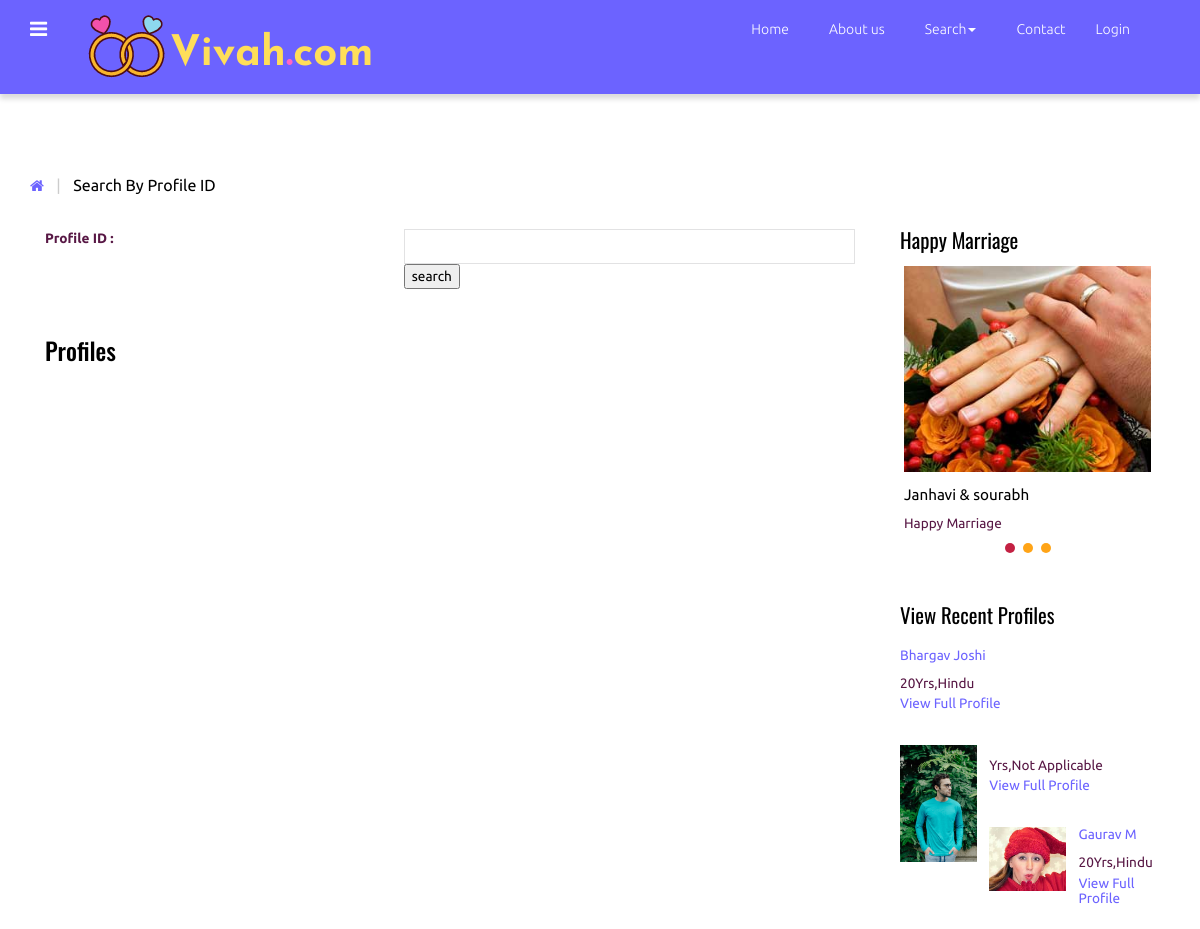
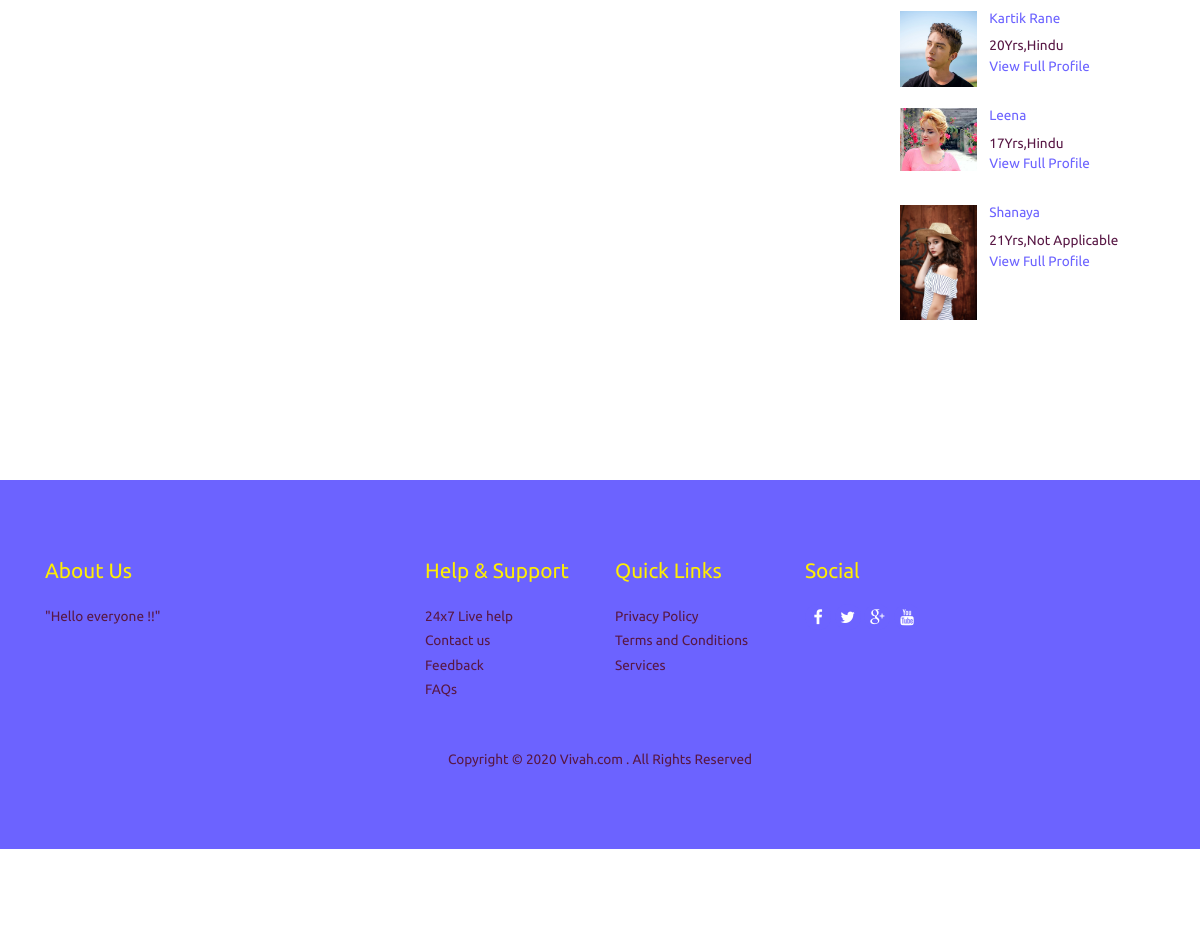
The page /search-id.php (signed in) on the database its author committed (2 pictures, top to bottom).
### tables this page shows
CREATE TABLE `customer` (
  `id` int(10) NOT NULL,
  `cust_id` int(5) NOT NULL,
  `email` varchar(60) NOT NULL,
  `age` varchar(10) NOT NULL,
  `height` int(10) NOT NULL,
  `sex` varchar(6) NOT NULL,
  `religion` varchar(20) NOT NULL,
  `caste` varchar(20) NOT NULL,
  `subcaste` varchar(20) NOT NULL,
  `district` varchar(20) NOT NULL,
  `state` varchar(20) NOT NULL,
  `country` varchar(10) NOT NULL,
  `maritalstatus` varchar(20) NOT NULL,
  `profilecreatedby` varchar(20) NOT NULL,
  `education` text NOT NULL,
  `education_sub` text NOT NULL,
  `firstname` text NOT NULL,
  `lastname` text NOT NULL,
  `body_type` text NOT NULL,
  `physical_status` text NOT NULL,
  `drink` varchar(8) NOT NULL,
  `mothertounge` text NOT NULL,
  `colour` varchar(20) NOT NULL,
  `weight` int(5) NOT NULL,
  `blood_group` varchar(5) NOT NULL,
  `diet` varchar(8) NOT NULL,
  `smoke` varchar(8) NOT NULL,
  `dateofbirth` date NOT NULL,
  `occupation` text NOT NULL,
  `occupation_descr` text NOT NULL,
  `annual_income` varchar(20) NOT NULL,
  `fathers_occupation` varchar(20) NOT NULL,
  `mothers_occupation` varchar(20) NOT NULL,
  `no_bro` int(5) NOT NULL,
  `no_sis` int(5) NOT NULL,
  `aboutme` text NOT NULL,
  `profilecreationdate` date NOT NULL
);

CREATE TABLE `photos` (
  `id` int(10) NOT NULL,
  `cust_id` int(10) NOT NULL,
  `pic1` varchar(25) NOT NULL,
  `pic2` varchar(40) NOT NULL,
  `pic3` varchar(40) NOT NULL,
  `pic4` varchar(40) NOT NULL
);

### functions.php (called while the page is built, shortened)
<?php
function mysqlexec($sql){
	$host="localhost";
	$username="root";
	$password="";
	$db_name="matrimony";
	$conn=mysqli_connect("$host", "$username", "$password")or die("cannot connect");
	mysqli_select_db($conn,"$db_name")or die("cannot select DB");
	if($result = mysqli_query($conn, $sql)){
		return $result;
	}
	else{
		echo mysqli_error($conn);
	}
}
?>

### matchright.php (the view, shortened to what this page needs)
  <section class="slider">
	 <h3>Happy Marriage</h3>
	 <div class="flexslider">
		<ul class="slides">
		  <li>
			<img src="images/s2.jpg" alt=""/>
			<h4>Janhavi & sourabh</h4>
			<p>Happy Marriage</p>
		  </li>
	    </ul>
	  </div>
   </section>
   <div class="view_profile view_profile2">
        	<h3>View Recent Profiles</h3>
    <?php
     $sql="SELECT * FROM customer ORDER BY profilecreationdate DESC";
      $result=mysqlexec($sql);
      while($row=mysqli_fetch_assoc($result)){
            $profid=$row['cust_id'];
          $sql="SELECT * FROM photos WHERE cust_id=$profid";
          $result2=mysqlexec($sql);
          $photo=mysqli_fetch_assoc($result2);
          $pic=$photo['pic1'];
          echo "<ul class=\"profile_item\">";
            echo"<a href=\"view_profile.php?id={$profid}\">";
              echo "<li class=\"profile_item-img\"><img src=\"profile/". $profid."/".$pic ."\"" . "class=\"img-responsive\" alt=\"\"/></li>";
               echo "<li class=\"profile_item-desc\">";
                  echo "<h4>" . $row['firstname'] . " " . $row['lastname'] . "</h4>";
                  echo "<p>" . $row['age']. "Yrs," . $row['religion'] . "</p>";
                  echo "<h5>" . "View Full Profile" . "</h5>";
               echo "</li>";
      echo "</a>";
      echo "</ul>";
      }
     ?>
</div>

### search-id.php (shortened to what this page needs)
<?php include_once("functions.php"); ?>
<!DOCTYPE HTML>
<html>
<head>
<link href="css/bootstrap-3.1.1.min.css" rel='stylesheet' type='text/css' />
<link href="css/style.css" rel='stylesheet' type='text/css' />
<link href="css/font-awesome.css" rel="stylesheet">
</head>
<body>
 <?php include_once("includes/navigation.php");?>
<div class="grid_3">
  <div class="container">
   <div class="breadcrumb1">
     <ul>
        <a href="index.php"><i class="fa fa-home home_1"></i></a>
        <span class="divider">&nbsp;|&nbsp;</span>
        <li class="current-page">Search By Profile ID</li>
     </ul>
   </div>
   <div class="col-md-9 profile_left">
     <form>
	  <div class="form_but1">
		<label class="col-sm-5 control-lable1" for="Prof id">Profile ID : </label>
		<div class="col-sm-7 form_radios">
		  <div class="input-group1">
	        <input type="text" value="" id="profid" name="profid" onfocus="this.value = '';" onblur="if (this.value == '') {this.value = '';}">
	        <input type="button" onclick="viewprofile();"  value="search">
	      </div>
	    </div>
	 </div>
    </form>
 <div class="paid_people">
   <h1>Profiles</h1>
   <div class="row_1">
  <div class="col-sm-6">
	   </div>
	   <div class="clearfix"> </div>
   </div>
  </div>
</div>
<div class="col-md-3 match_right">
	<?php include_once("matchright.php");?>
</div>
     <div class="clearfix"> </div>
  </div>
</div>
<?php include_once("footer.php");?>
<link href="css/flexslider.css" rel='stylesheet' type='text/css' />
</body>
</html>

### includes/navigation.php (shortened to what this page needs)
<div class="navbar navbar-inverse-blue navbar">
     <div class="navbar-inner navbar-inner_1">
       <div class="container">
          <div class="navigation">
            <nav id="colorNav">
		   <ul>
			<li class="green">
			</li>
		   </ul>
            </nav>
          </div>
          <a class="brand" href="index.php"><img src="images/logo.png" alt="logo"></a>
          <div class="pull-right">
         	<nav class="navbar nav_bottom" role="navigation">
	    <div class="collapse navbar-collapse" id="bs-megadropdown-tabs">
	        <ul class="nav navbar-nav nav_1">
	            <li><a href="index.php">Home</a></li>
	            <li><a href="about.php">About us</a></li>
				<li class="dropdown">
	              <a href="#" class="dropdown-toggle" data-toggle="dropdown">Search<span class="caret"></span></a>
	            </li>
	            <li class="last"><a href="contact.php">Contact</a></li>
	            <li class="last2"><a href="login.php">Login</a></li>
	        </ul>
	     </div>
	    </nav>
	   </div>
       </div>
     </div>
   </div>

### footer.php
 <div class="footer">
    <div class="about_middle">
    	<div class="container">
        	<div class="col-md-4 col_2">
    			<h4>About Us</h4>
    			<p>"Hello everyone !!"</p>
    		</div>
    		<div class="col-md-2 col_2">
    			<h4>Help & Support</h4>
    			<ul class="footer_links">
    				<li><a href="#">24x7 Live help</a></li>
    				<li><a href="contact.php">Contact us</a></li>
    				<li><a href="#">Feedback</a></li>
    				<li><a href="faq.php">FAQs</a></li>
    			</ul>
    		</div>
    		<div class="col-md-2 col_2">
    			<h4>Quick Links</h4>
    			<ul class="footer_links">
    				<li><a href="privacy.php">Privacy Policy</a></li>
    				<li><a href="terms.php">Terms and Conditions</a></li>
    				<li><a href="services.php">Services</a></li>
    			</ul>
    		</div>
    		<div class="col-md-2 col_2">
    			<h4>Social</h4>
    			<ul class="footer_social">
				  <li><a href="#"><i class="fa fa-facebook fa1"> </i></a></li>
				  <li><a href="#"><i class="fa fa-twitter fa1"> </i></a></li>
				  <li><a href="#"><i class="fa fa-google-plus fa1"> </i></a></li>
				  <li><a href="#"><i class="fa fa-youtube fa1"> </i></a></li>
			    </ul>
    		</div>
    		<div class="clearfix"> </div>
    		<div class="copy">
		      <p>Copyright © 2020 Vivah.com . All Rights Reserved  </p>
	        </div>
    	</div>
        </div>
</div>

### css/style.css (style rules this page uses)
h4, h5, h6, h1, h2, h3 { margin-top: 0; }
ul, ol { margin: 0; }
p { margin: 0; }
html, body { font-family: 'Ubuntu', sans-serif; font-size: 100%; background:#fff; }
body a { transition:0.5s all; -webkit-transition:0.5s all; -moz-transition:0.5s all; -o-transition:0.5s all; -ms-transition:0.5s all; }
.navigation { float: left; margin-right: 3%; margin-top: 1px; }
#colorNav > ul { padding: 0; margin: 0; }
#colorNav > ul > li { list-style: none; position:relative; }
#colorNav li.green:after { text-shadow: none; -webkit-font-smoothing: antialiased; font-family: 'fontawesome'; speak: none; font-weight: normal; font-variant: normal; line-height: 1; text-transform: none; -moz-transition: 0.4s; -o-transition: 0.4s; -webkit-transition: 0.4s; transition: 0.4s; color: #fff; content: "\f0c9"; display: inline-block; font-size: 20px; margin-left: 0; position: relative; top: 11px; }
.navbar-inverse-blue .navbar-inner { padding: 7px 0; background:#6C63FF; border:none; font-size: 0.85em; }
.navbar-inner_1 { padding: 7px 0; background:#6C63FF; border:none; font-size: 0.85em; box-shadow: 0 5px 5px rgba(0,0,0,0.14); -webkit-box-shadow: 0 5px 5px rgba(0,0,0,0.14); -moz-box-shadow: 0 5px 5px rgba(0,0,0,0.14); -o-box-shadow: 0 5px 5px rgba(0,0,0,0.14); }
.navbar { min-height:100%; margin-bottom:0; border:none; }
.navbar-nav { margin:0; float:right; }
.navbar-nav > li > a { padding: 10px 15px; text-align: center; color: #fff; font-weight: 100; font-size:14px; }
.nav_bottom { background:none; }
ul.nav_1 { float:none; margin: 2px 0 0 0; }
ul.nav_1 li { margin-right:10px; }
ul.nav_1 li a { color:#fff; }
ul.nav_1 li.last { margin-right:0; }
.footer { background:#fff; padding:5em 0; }
.col_2 h4 { color:rgb(255, 238, 2); font-size:1.3em; margin-bottom:1em; }
.col_2 p { color:#581845; font-size:0.85em; line-height:1.8em; }
ul.footer_links { padding:0; margin:0; list-style:none; }
ul.footer_links li { font-size:0.85em; line-height:1.8em; }
ul.footer_links li a { color:#581845; }
ul.footer_social { padding: 0; margin: 0 0 1em; list-style: none; }
ul.footer_social li { display: inline-block; text-align: center; }
i.fa1 { background:#6C63FF; width: 26px; height: 26px; color: #fff; line-height: 26px; border-radius: 20px; -webkit-border-radius: 20px; -moz-border-radius: 20px; -o-border-radius: 20px; }
.copy { margin:3em 0 0 0; text-align:center; }
.copy p { color:#581845; font-size:0.85em; }
.breadcrumb1 { margin-bottom:2em; }
.breadcrumb1 ul { padding:0; margin:0; list-style:none; }
.breadcrumb1 li { position: relative; margin-right: 10px; padding-right: 10px; display: inline-block; color:#000; font-size:1em; }
i.home_1 { color:#6C63FF; font-size:15px; }
span.divider { padding: 0 5px; color: #ccc; }
.grid_3 { padding:5em 0; }
ul.profile_item { padding:0; margin:0 0 1.5em 0; list-style:none; }
ul.profile_item li.profile_item-img { width:30%; float:left; margin-right: 5%; }
.view_profile h3 { font-size:1.3em; color:#000; margin-bottom: 1em; font-family: 'Oswald', sans-serif; }
ul.profile_item li.profile_item-desc h4, ul.profile_item li.profile_item-desc h5 { color:#6C63FF; font-size:0.85em; }
ul.profile_item li.profile_item-desc { overflow:hidden; }
ul.profile_item li.profile_item-desc p { color:#581845; font-size:0.85em; line-height:1.5em; margin-bottom: 3px; }
.form_but1 { margin-bottom: 1em; }
.form_radios { color: #000; font-size: 0.85em; }
.control-lable1 { padding-left: 0; font-size: 0.85em; color: #581845; }
.select-block1 select, .input-group1 input[type="text"] { box-shadow: none; border: 1px solid #ccc; border-radius: 0; outline: 0; background: #ffffff; height: 35px; line-height: 25px; padding: 5px 15px; width: 100%; color:#999; }
.input-group1 input[type="text"] { border: 1px solid #e2e2e3; font-size: 0.85em; }
.paid_people h1 { color:#000; font-size:1.5em; margin-bottom:1em; font-family: 'Oswald', sans-serif; }
.paid_people { margin: 3em 0 0 0; }
.slider h3 { font-size: 1.3em; color: #000; margin-bottom: 0.5em; font-family: 'Oswald', sans-serif; }
.slider h4 { color:#000; font-size:0.95em; margin: 1em 0 0.5em; }
.slider p { color:#581845; font-size:0.85em; line-height:1.8em; }
.view_profile2 { margin:4em 0 0 0; }
ul { padding: 0; list-style: none; }
.about_middle { background: #6C63FF; padding:5em 0; }
.headings h1, h2,h3,h4,h5,h6 { font-weight:400; }

### rows shown on the page
customer: firstname "Bhargav", lastname "Joshi", age "20", religion "Hindu"
customer: photos.pic1 (picture), religion "Not Applicable"
customer: photos.pic1 (picture), firstname "Gaurav", lastname "M", age "20", religion "Hindu"
customer: photos.pic1 (picture), firstname "Kartik", lastname "Rane", age "20", religion "Hindu"
customer: photos.pic1 (picture), firstname "Leena", age "17", religion "Hindu"
customer: photos.pic1 (picture), firstname "Shanaya", age "21", religion "Not Applicable"
